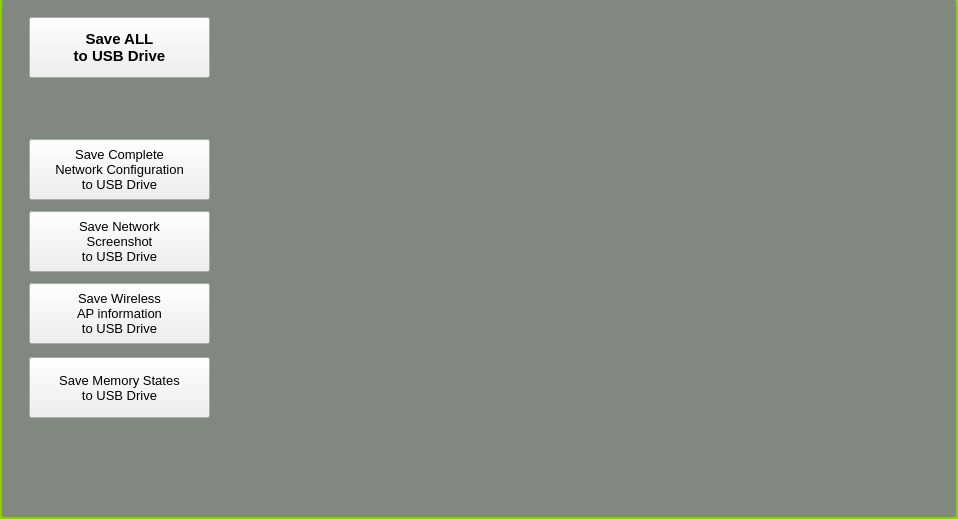
    <widget class="QWidget" name="advReportsTab">
     <property name="sizePolicy">
      <sizepolicy hsizetype="Fixed" vsizetype="Fixed">
       <horstretch>0</horstretch>
       <verstretch>0</verstretch>
      </sizepolicy>
     </property>
     <property name="minimumSize">
      <size>
       <width>958</width>
       <height>519</height>
      </size>
     </property>
     <property name="maximumSize">
      <size>
       <width>958</width>
       <height>519</height>
      </size>
     </property>
     <attribute name="title">
      <string>Reports</string>
     </attribute>
     <widget class="QGroupBox" name="gbAdvNetworkingReports">
      <property name="geometry">
       <rect>
        <x>-1</x>
        <y>-3</y>
        <width>960</width>
        <height>523</height>
       </rect>
      </property>
      <property name="sizePolicy">
       <sizepolicy hsizetype="Fixed" vsizetype="Fixed">
        <horstretch>0</horstretch>
        <verstretch>0</verstretch>
       </sizepolicy>
      </property>
      <property name="minimumSize">
       <size>
        <width>960</width>
        <height>523</height>
       </size>
      </property>
      <property name="maximumSize">
       <size>
        <width>960</width>
        <height>523</height>
       </size>
      </property>
      <property name="styleSheet">
       <string notr="true">QGroupBox#gbAdvNetworkingReports{
	background-color: rgb(129, 136, 128);
    border: 3px solid rgb(139,209,0);
    border-radius:5px;
}</string>
      </property>
      <property name="title">
       <string/>
      </property>
      <widget class="QPushButton" name="advReportsNetworkConfigUSBBut">
       <property name="geometry">
        <rect>
         <x>30</x>
         <y>142</y>
         <width>181</width>
         <height>61</height>
        </rect>
       </property>
       <property name="sizePolicy">
        <sizepolicy hsizetype="Fixed" vsizetype="Fixed">
         <horstretch>0</horstretch>
         <verstretch>0</verstretch>
        </sizepolicy>
       </property>
       <property name="minimumSize">
        <size>
         <width>181</width>
         <height>61</height>
        </size>
       </property>
       <property name="maximumSize">
        <size>
         <width>181</width>
         <height>61</height>
        </size>
       </property>
       <property name="font">
        <font>
         <pointsize>10</pointsize>
        </font>
       </property>
       <property name="text">
        <string>Save Complete
Network Configuration
to USB Drive</string>
       </property>
      </widget>
      <widget class="QPushButton" name="advReportsNetworkScreenshotUSBBut">
       <property name="geometry">
        <rect>
         <x>30</x>
         <y>214</y>
         <width>181</width>
         <height>61</height>
        </rect>
       </property>
       <property name="sizePolicy">
        <sizepolicy hsizetype="Fixed" vsizetype="Fixed">
         <horstretch>0</horstretch>
         <verstretch>0</verstretch>
        </sizepolicy>
       </property>
       <property name="minimumSize">
        <size>
         <width>181</width>
         <height>61</height>
        </size>
       </property>
       <property name="maximumSize">
        <size>
         <width>181</width>
         <height>61</height>
        </size>
       </property>
       <property name="font">
        <font>
         <pointsize>10</pointsize>
        </font>
       </property>
       <property name="text">
        <string>Save Network
Screenshot
to USB Drive</string>
       </property>
      </widget>
      <widget class="QPushButton" name="advReportsNetworkAPInfoUSBBut">
       <property name="geometry">
        <rect>
         <x>30</x>
         <y>286</y>
         <width>181</width>
         <height>61</height>
        </rect>
       </property>
       <property name="sizePolicy">
        <sizepolicy hsizetype="Fixed" vsizetype="Fixed">
         <horstretch>0</horstretch>
         <verstretch>0</verstretch>
        </sizepolicy>
       </property>
       <property name="minimumSize">
        <size>
         <width>181</width>
         <height>61</height>
        </size>
       </property>
       <property name="maximumSize">
        <size>
         <width>181</width>
         <height>61</height>
        </size>
       </property>
       <property name="font">
        <font>
         <pointsize>10</pointsize>
        </font>
       </property>
       <property name="text">
        <string>Save Wireless
AP information
to USB Drive</string>
       </property>
      </widget>
      <widget class="QPushButton" name="advReportsSaveAllBut">
       <property name="geometry">
        <rect>
         <x>30</x>
         <y>20</y>
         <width>181</width>
         <height>61</height>
        </rect>
       </property>
       <property name="sizePolicy">
        <sizepolicy hsizetype="Fixed" vsizetype="Fixed">
         <horstretch>0</horstretch>
         <verstretch>0</verstretch>
        </sizepolicy>
       </property>
       <property name="minimumSize">
        <size>
         <width>181</width>
         <height>61</height>
        </size>
       </property>
       <property name="maximumSize">
        <size>
         <width>181</width>
         <height>61</height>
        </size>
       </property>
       <property name="font">
        <font>
         <pointsize>11</pointsize>
         <weight>75</weight>
         <bold>true</bold>
        </font>
       </property>
       <property name="text">
        <string>Save ALL
to USB Drive</string>
       </property>
      </widget>
      <widget class="QPushButton" name="reportsSaveDumpStatesToUSBBut">
       <property name="geometry">
        <rect>
         <x>30</x>
         <y>360</y>
         <width>181</width>
         <height>61</height>
        </rect>
       </property>
       <property name="sizePolicy">
        <sizepolicy hsizetype="Fixed" vsizetype="Fixed">
         <horstretch>0</horstretch>
         <verstretch>0</verstretch>
        </sizepolicy>
       </property>
       <property name="minimumSize">
        <size>
         <width>181</width>
         <height>61</height>
        </size>
       </property>
       <property name="maximumSize">
        <size>
         <width>181</width>
         <height>61</height>
        </size>
       </property>
       <property name="font">
        <font>
         <pointsize>10</pointsize>
        </font>
       </property>
       <property name="text">
        <string>Save Memory States
to USB Drive</string>
       </property>
      </widget>
     </widget>
    </widget>
